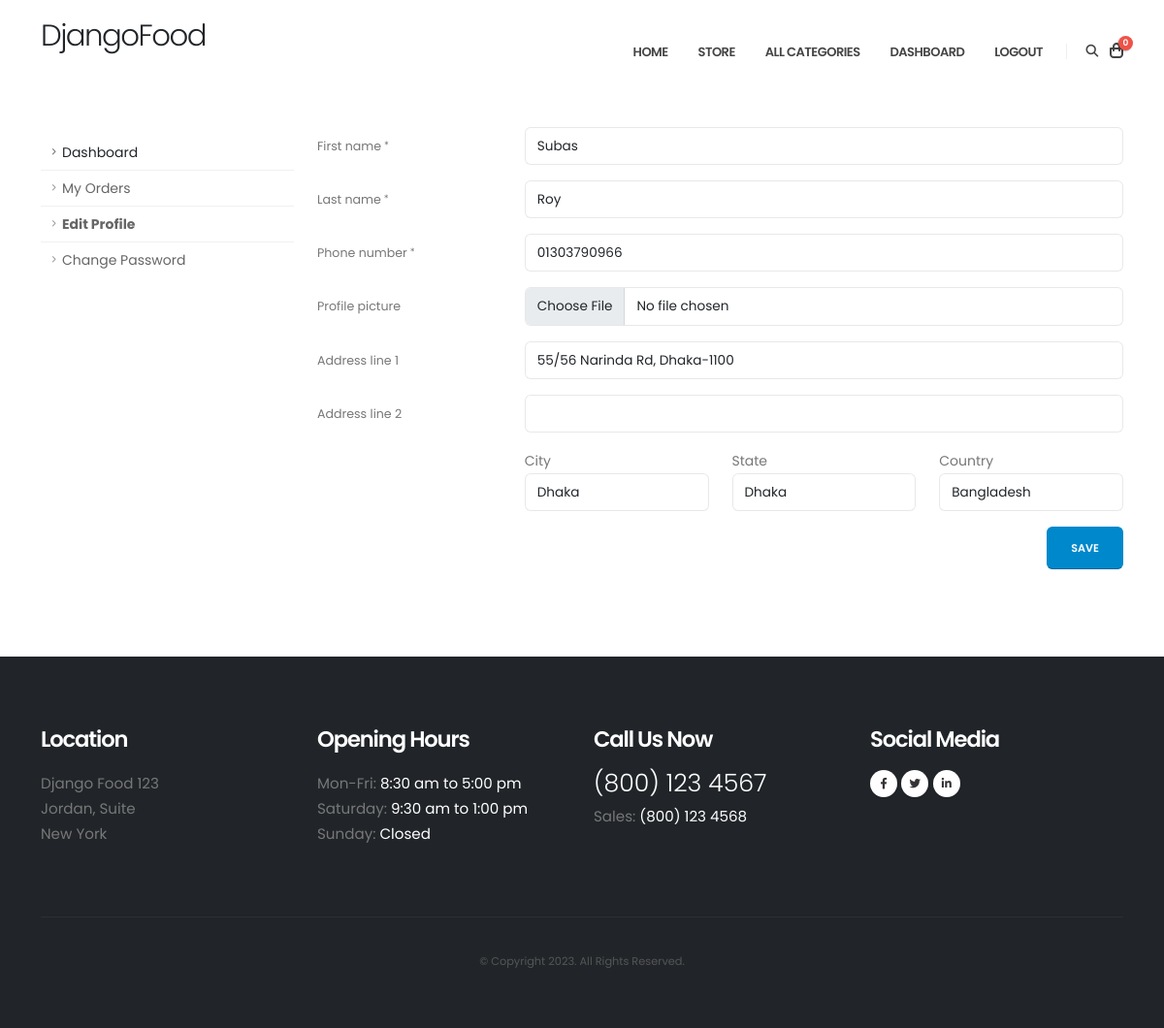
Page /accounts/edit_profile/ (signed in) on the committed database.
### accounts/models.py (models this page shows, shortened)
class Account(AbstractBaseUser):
    first_name      = models.CharField(max_length=50)
    last_name       = models.CharField(max_length=50)
    username        = models.CharField(max_length=50, unique=True)
    email           = models.EmailField(max_length=100, unique=True)
    phone_number    = models.CharField(max_length=50)
    date_joined     = models.DateTimeField(auto_now_add=True)
    last_login      = models.DateTimeField(auto_now=True)
    is_admin        = models.BooleanField(default=False)
    is_staff        = models.BooleanField(default=False)
    is_active        = models.BooleanField(default=False)
    is_superadmin        = models.BooleanField(default=False)
    USERNAME_FIELD = 'email'
    REQUIRED_FIELDS = ['username', 'first_name', 'last_name']
    objects = MyAccountManager()

class UserProfile(models.Model):
    user = models.OneToOneField(Account, on_delete=models.CASCADE)
    address_line_1 = models.CharField(blank=True, max_length=100)
    address_line_2 = models.CharField(blank=True, max_length=100)
    profile_picture = models.ImageField(blank=True, upload_to='photos/userprofile')
    city = models.CharField(blank=True, max_length=20)
    state = models.CharField(blank=True, max_length=20)
    country = models.CharField(blank=True, max_length=20)

### accounts/views.py (the view)
# urls.py: path('edit_profile/', views.edit_profile, name='edit_profile'),
@login_required(login_url='login')
def edit_profile(request):
    userprofile = get_object_or_404(UserProfile, user=request.user)
    if request.method == 'POST':
        user_form = UserForm(request.POST, instance=request.user)
        profile_form = UserProfileForm(request.POST, request.FILES, instance=userprofile)
        if user_form.is_valid() and profile_form.is_valid():
            user_form.save()
            profile_form.save()
            messages.success(request, 'Your profile has been updated.')
            return redirect('edit_profile')
    else:
        user_form = UserForm(instance=request.user)
        profile_form = UserProfileForm(instance=userprofile)
    context = {
        'user_form': user_form,
        'profile_form': profile_form,
        'userprofile': userprofile,
    }
    return render(request, 'accounts/edit_profile.html', context)

### accounts/forms.py
class UserForm(forms.ModelForm):
    class Meta:
        model = Account
        fields = ('first_name', 'last_name', 'phone_number')
    def __init__(self, *args, **kwargs):
        super(UserForm, self).__init__(*args, **kwargs)
        for field in self.fields:
            self.fields[field].widget.attrs['class'] = 'form-control'

class UserProfileForm(forms.ModelForm):
    profile_picture = forms.ImageField(required=False, error_messages = {'invalid':("Image files only")}, widget=forms.FileInput)
    class Meta:
        model = UserProfile
        fields = ('address_line_1', 'address_line_2', 'city', 'state', 'country', 'profile_picture')
    def __init__(self, *args, **kwargs):
        super(UserProfileForm, self).__init__(*args, **kwargs)
        for field in self.fields:
            self.fields[field].widget.attrs['class'] = 'form-control'

### cart/context_processors.py (called while the page is built)
def counter(request):
    cart_count = 0
    if 'admin' in request.path:
        return {}
    else:
        try:
            cart = Cart.objects.filter(cart_id=_cart_id(request))
            if request.user.is_authenticated:
                cart_items = CartItem.objects.all().filter(user=request.user)
            else:
                cart_items = CartItem.objects.all().filter(cart=cart[:1])
            for cart_item in cart_items:
                cart_count += cart_item.quantity
        except Cart.DoesNotExist:
            cart_count = 0
    return dict(cart_count=cart_count)

### cart/views.py (called while the page is built)
def _cart_id(request):
    cart = request.session.session_key
    if not cart:
        cart = request.session.create()
    return cart

### category/context_processors.py (called while the page is built)
def menu_links(request):
    links = Category.objects.all()
    return dict(links=links)

### category/models.py (called while the page is built)
    def get_url(self):
        return reverse('products_by_category', args=[self.slug])

### accounts/templates/accounts/edit_profile.html (shortened to what this page needs)
{% extends 'base.html' %}
{% block content %}
<div role="main" class="main">
	<div class="container pt-3 pb-2">
		<div class="row pt-2">
			<div class="col-lg-3 mt-4 mt-lg-0">
				{% include 'accounts/dashboard_sidebar.html' %}
			</div>
			<div class="col-lg-9">
				<form action="{% url 'edit_profile' %}" method="post" enctype="multipart/form-data" role="form" class="needs-validation">
					<div class="form-group row">
						<label class="col-lg-3 col-form-label form-control-label line-height-9 pt-2 text-2 required">First name</label>
						<div class="col-lg-9">
							{{user_form.first_name}}
						</div>
					</div>
					<div class="form-group row">
						<label class="col-lg-3 col-form-label form-control-label line-height-9 pt-2 text-2 required">Last name</label>
						<div class="col-lg-9">
							{{user_form.last_name}}
						</div>
					</div>
					<div class="form-group row">
						<label class="col-lg-3 col-form-label form-control-label line-height-9 pt-2 text-2 required">Phone number</label>
						<div class="col-lg-9">
							{{user_form.phone_number}}
						</div>
					</div>
					<div class="form-group row">
						<label class="col-lg-3 col-form-label form-control-label line-height-9 pt-2 text-2">Profile picture</label>
						<div class="col-lg-9">
							{{profile_form.profile_picture}}
						</div>
					</div>
					<div class="form-group row">
						<label class="col-lg-3 col-form-label form-control-label line-height-9 pt-2 text-2">Address line 1</label>
						<div class="col-lg-9">
							{{profile_form.address_line_1}}
						</div>
					</div>
					<div class="form-group row">
						<label class="col-lg-3 col-form-label form-control-label line-height-9 pt-2 text-2">Address line 2</label>
						<div class="col-lg-9">
							{{profile_form.address_line_2}}
						</div>
					</div>
					<div class="form-group row">
						<label class="col-lg-3 col-form-label form-control-label line-height-9 pt-2 text-2"></label>
						<div class="col-lg-3">
							<label>City</label>
							{{profile_form.city}}
						</div>
						<div class="col-lg-3">
							<label>State</label>
							{{profile_form.state}}
						</div>
						<div class="col-lg-3">
							<label>Country</label>
							{{profile_form.country}}
						</div>
					</div>
					<div class="form-group row">
						<div class="form-group col-lg-9">
						</div>
						<div class="form-group col-lg-3">
							<input type="submit" value="Save" class="btn btn-primary btn-modern float-end" data-loading-text="Loading...">
						</div>
					</div>
				</form>
			</div>
		</div>
	</div>
</div>
{% endblock %}

### rows in the picture
Account: first_name "Subas", last_name "Roy", phone_number "01303790966"
UserProfile: address_line_1 "55/56 Narinda Rd, Dhaka-1100", city "Dhaka", state "Dhaka", country "Bangladesh"

### other values in the picture
{{ cart_count }} "0"
